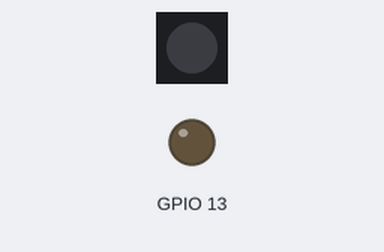
A program run on a simulated ESP32-S2. Shown: 1 RGB LEDs in strip order, left to right, output pins drawn as LEDs (lit = HIGH). Dim RGB values are drawn brighter than linear; what the program prints to the serial monitor is not drawn.

Above: at 0.0 s.
At 1.1 s:
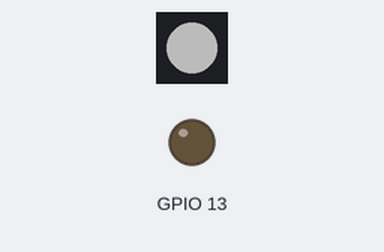
At 11.23 s:
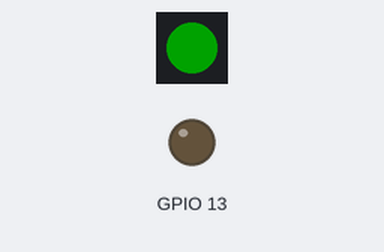
At 21.53 s:
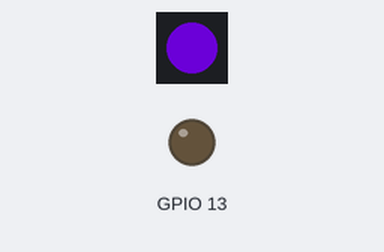
Timing chart, 0 to 21.6 s (numbered marks = the images above):
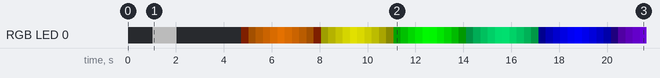

Measured:
- by itself, RGB LED 0: off → RGB(75, 75, 75) at 1.0 s, → off 1.0 s later, → RGB(4, 1, 0) 2.7 s later, → RGB(37, 18, 0) 0.30 s later, … (58 changes in this stretch)

The program:

main.cpp
```cpp
/**
 * Joel Brigida
 * CDA 4102: Computer Architecture
 * 5/31/2023
 * This is an RTOS Example that implements semi-atomic tasks and controls the 2 LEDs
 * on the ESP32 Thing Plus C (GPIO_2 RGB LED & GPIO 13 Blue LED).
 * The user types commands into the Serial CLI handled by `msgTask`. There it is
 * checked if it is a valid command or not. If not a valid command, the message is printed
 * to the terminal. If it is a valid command, it's sent to the `leds2and13` to be parsed
 * and the variables controlling LED output are changed inside that task.
 * This program only runs/requires 1 CPU core, but after it tunes up well on a single core,
 * I will activate both cores.
 */

#include <Arduino.h>
#include <FastLED.h>
#include "tasks.h"

#if CONFIG_FREERTOS_UNICORE
    static const BaseType_t app_cpu = 0;
#else
    static const BaseType_t app_cpu = 1;                                            // Only use CPU Core 1
#endif

/**
 * MultiCore: Change Core used when instantiating tasks
static const BaseType_t PRO_CPU = 0;                                                // Core 0 = Protocol CPU (WiFi/BT Stack)
static const BaseType_t APP_CPU = 1;
*/

/** SETUP BEGIN **/
void setup()
{
    //msgQueue = xQueueCreateStatic(QueueSize, sizeof(Message), msgQueueStorage, &xMsgQueue);                            // Instantiate message queue
    //ledQueue = xQueueCreateStatic(QueueSize, sizeof(Command), ledQueueStorage, &xLedQueue);                            // Instantiate command queue
    //sdQueue = xQueueCreateStatic(QueueSize, sizeof(SDCommand), sdQueueStorage, &xSdQueue);                           // Instantiate SD Card Queue

    msgQueue = xQueueCreate(QueueSize, sizeof(Message));                            // Instantiate message queue
    ledQueue = xQueueCreate(QueueSize, sizeof(Command));                            // Instantiate command queue
    sdQueue = xQueueCreate(QueueSize, sizeof(SDCommand));                           // Instantiate SD Card Queue

    Serial.begin(115200);

    vTaskDelay(1000 / portTICK_PERIOD_MS);
    Serial.println("\n\n=>> ESP32 FreeRTOS Command Line Demo: LEDs & SD Card <<=");

    xTaskCreatePinnedToCore(
        userCLITask,
        "readInput",
        4096,
        NULL,
        1,
        &Task1,
        app_cpu
    );

    Serial.println("userCLITask Instantiation Complete...");

    xTaskCreatePinnedToCore(
        msgTask,
        "rxMsgs",
        4096,
        NULL,
        1,
        &Task2,
        app_cpu
    );

    Serial.println("msgTask Instantiation Complete...");

    xTaskCreatePinnedToCore(                                                        // Instantiate LED fade task
        led2And13Task,
        "leds2and13",
        4096,
        NULL,
        1,
        &Task3,
        app_cpu
    );

    Serial.println("led2Andled13 Task Instantiation Complete...");

    xTaskCreatePinnedToCore(                                                        // Instantiate LED fade task
        sdRXTask,
        "rxSdCard",
        4096,
        NULL,
        1,
        &Task4,
        app_cpu
    );

    Serial.println("sdRXTask Instantiation Complete...");                           // debug

    vTaskDelete(NULL);                                                              // Self Delete setup() & loop()
}

void loop() {}
```
